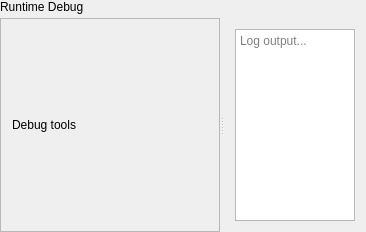
<?xml version="1.0" encoding="UTF-8"?>
<ui version="4.0">
 <class>RuntimeDebugView</class>
 <widget class="QWidget" name="runtimeDebugView">
  <layout class="QVBoxLayout" name="mainLayout">
   <property name="leftMargin"><number>0</number></property>
   <property name="topMargin"><number>0</number></property>
   <property name="rightMargin"><number>0</number></property>
   <property name="bottomMargin"><number>0</number></property>
   <property name="spacing"><number>4</number></property>
   <item>
    <widget class="QLabel" name="headerLabel">
     <property name="text"><string>Runtime Debug</string></property>
    </widget>
   </item>
   <item>
    <widget class="QSplitter" name="mainSplitter">
     <property name="orientation"><enum>Qt::Orientation::Horizontal</enum></property>
     <widget class="QFrame" name="debugPanel">
      <property name="minimumSize"><size><width>220</width><height>0</height></size></property>
      <property name="frameShape"><enum>QFrame::Shape::StyledPanel</enum></property>
      <layout class="QVBoxLayout" name="debugLayout">
       <item>
        <widget class="QLabel" name="debugLabel">
         <property name="text"><string>Debug tools</string></property>
        </widget>
       </item>
      </layout>
     </widget>
     <widget class="QWidget" name="contentPlaceholder">
      <layout class="QVBoxLayout" name="contentLayout">
       <item>
        <widget class="QPlainTextEdit" name="logOutput">
         <property name="placeholderText"><string>Log output...</string></property>
        </widget>
       </item>
      </layout>
     </widget>
    </widget>
   </item>
  </layout>
 </widget>
 <layoutdefault spacing="6" margin="11"/>
 <resources/>
 <connections/>
</ui>
